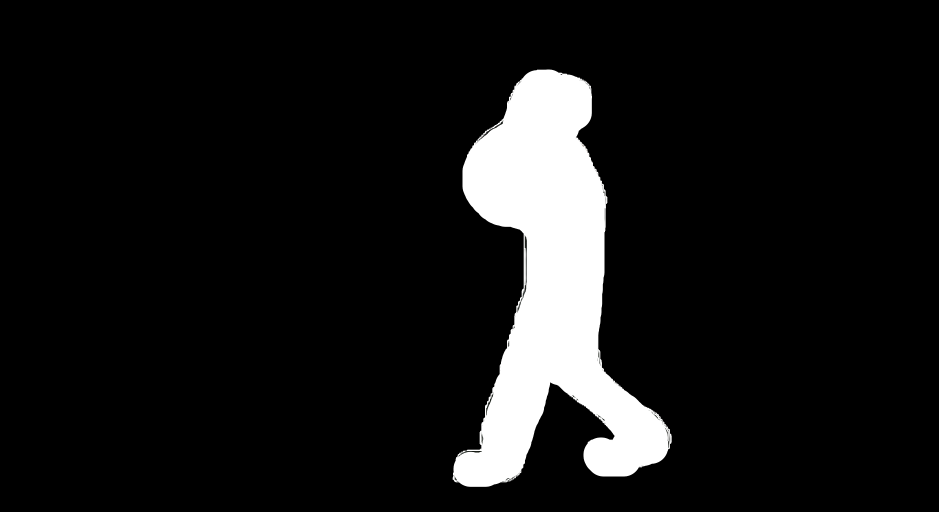
#> input picture input/ground_truth_mask.png, 2816 x 1536 px (shown at 1/3 size)
$ python segmentation_evaluator.py
#> lines starting #> are read from the running program, lines starting #| are printed output that depends on the picture; after the words box and inside, x2 and y2 are one past the last pixel; in counts of white or black regions, pixels touching at a corner belong together
# CS 898BA - Homework 2
# segmentation_evaluator.py
# Purpose: Calculate IoU and Dice Coefficient for each segmentation method
# against a manually created ground truth mask

import cv2
import numpy as np
import os

SEG_DIR = os.path.join(os.path.dirname(__file__), "..", "output", "segmentation")
GROUND_TRUTH_PATH = os.path.join(os.path.dirname(__file__), "..", "input", "ground_truth_mask.png")


def load_binary_mask(path):
    mask = cv2.imread(path, cv2.IMREAD_GRAYSCALE)
    if mask is None:
        raise FileNotFoundError(f"Mask not found at: {path}")
    _, binary = cv2.threshold(mask, 127, 255, cv2.THRESH_BINARY)
    return binary


def compute_iou(mask_a, mask_b):
    intersection = np.logical_and(mask_a == 255, mask_b == 255).sum()
    union = np.logical_or(mask_a == 255, mask_b == 255).sum()
    if union == 0:
        return 0.0
    return intersection / union


def compute_dice(mask_a, mask_b):
    intersection = np.logical_and(mask_a == 255, mask_b == 255).sum()
    total = (mask_a == 255).sum() + (mask_b == 255).sum()
    if total == 0:
        return 0.0
    return (2 * intersection) / total


def run():
    ground_truth = load_binary_mask(GROUND_TRUTH_PATH)
#> in load_binary_mask, `_, binary = cv2.threshold(mask, 127, 255, cv2.THRESH_BINARY)`:
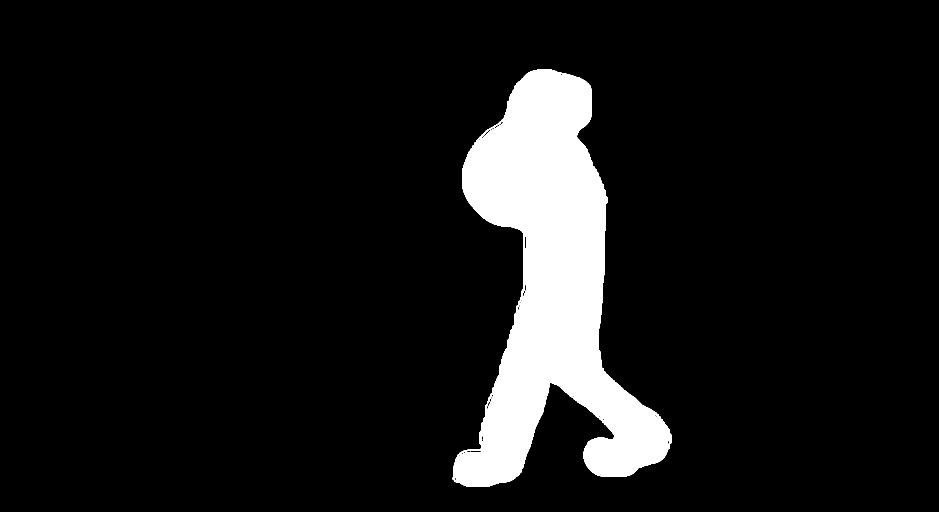
#> binary: shape (1536, 2816) (shown at 1/3 size); 8.8% white; 1 white region, box (x1, y1, x2, y2) and area: (1358, 208, 2015, 1461) 380965
    gt_h, gt_w = ground_truth.shape
#> gt_h = 1536; gt_w = 2816

    methods = {
        "Otsu":     os.path.join(SEG_DIR, "otsu_mask.png"),
        "Adaptive": os.path.join(SEG_DIR, "adaptive_mask.png"),
        "K-Means":  os.path.join(SEG_DIR, "kmeans_mask.png"),
    }

    print("=" * 50)
    print("  SEGMENTATION EVALUATION RESULTS")
    print("=" * 50)

    results = {}
    for name, path in methods.items():
        mask = load_binary_mask(path)
#> call 2 of load_binary_mask, with path = 'src/../output/segmentation/otsu_mask.png'
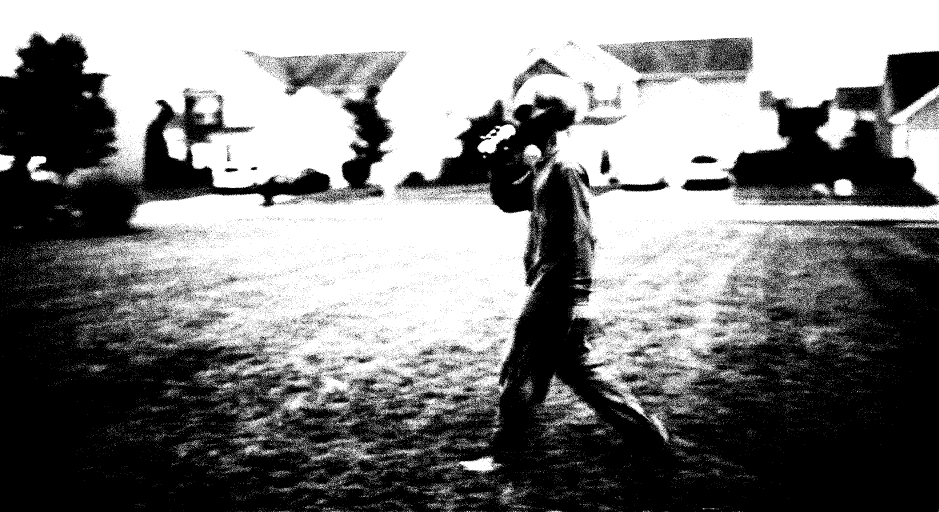
#> input picture output/segmentation/otsu_mask.png, 2816 x 1536 px (shown at 1/3 size)
#> in load_binary_mask (call 2), `mask = cv2.imread(path, cv2.IMREAD_GRAYSCALE)`: mask: shape (1536, 2816); 49.8% white; 45577 white regions (44964 under 20 px), largest, box (x1, y1, x2, y2) and area: (0, 0, 2816, 1327) 1959490, (1631, 1126, 1786, 1280) 6219, (2297, 805, 2549, 926) 6003

        if mask.shape != (gt_h, gt_w):
            mask = cv2.resize(mask, (gt_w, gt_h))

        iou = compute_iou(mask, ground_truth)
#> in compute_iou, `intersection = np.logical_and(mask_a == 255, mask_b == 255).sum()`: intersection = 108996
#> in compute_iou, `union = np.logical_or(mask_a == 255, mask_b == 255).sum()`: union = 2427941
#> iou = 0.0449
        dice = compute_dice(mask, ground_truth)
#> in compute_dice, `intersection = np.logical_and(mask_a == 255, mask_b == 255).sum()`: intersection = 108996
#> in compute_dice, `total = (mask_a == 255).sum() + (mask_b == 255).sum()`: total = 2536937
#> dice = 0.0859
        results[name] = {"IoU": iou, "Dice": dice}

        print(f"\n{name}:")
        print(f"  IoU (Jaccard Index): {iou:.4f}")
#|   IoU (Jaccard Index): 0.0449
        print(f"  Dice Coefficient:    {dice:.4f}")
#|   Dice Coefficient:    0.0859

    print("\n[segmentation_evaluator.py] Done.")
    return results


if __name__ == "__main__":
    run()
